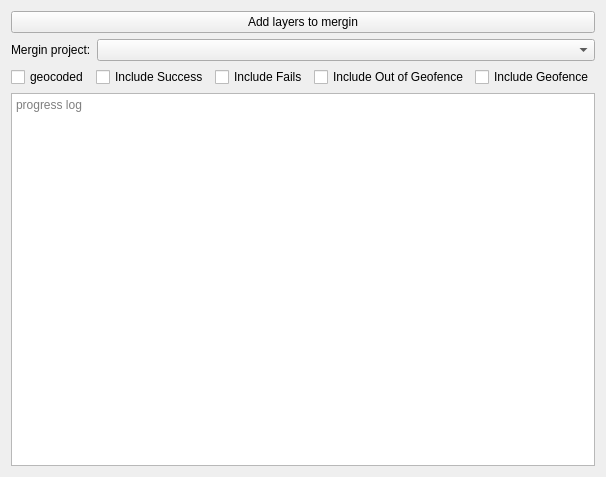
<?xml version="1.0" encoding="UTF-8"?>
<ui version="4.0">
 <class>WizardPage</class>
 <widget class="QWizardPage" name="WizardPage">
  <property name="geometry">
   <rect>
    <x>0</x>
    <y>0</y>
    <width>606</width>
    <height>477</height>
   </rect>
  </property>
  <property name="windowTitle">
   <string>WizardPage</string>
  </property>
  <layout class="QVBoxLayout" name="verticalLayout">
   <item>
    <widget class="QPushButton" name="add_to_mergin_pb">
     <property name="text">
      <string>Add layers to mergin</string>
     </property>
    </widget>
   </item>
   <item>
    <layout class="QFormLayout" name="formLayout">
     <item row="0" column="0">
      <widget class="QLabel" name="label">
       <property name="text">
        <string>Mergin project:</string>
       </property>
       <property name="textInteractionFlags">
        <set>Qt::LinksAccessibleByKeyboard|Qt::LinksAccessibleByMouse|Qt::TextBrowserInteraction|Qt::TextSelectableByKeyboard|Qt::TextSelectableByMouse</set>
       </property>
      </widget>
     </item>
     <item row="0" column="1">
      <widget class="QComboBox" name="mergin_project_cb"/>
     </item>
    </layout>
   </item>
   <item>
    <layout class="QGridLayout" name="gridLayout">
     <item row="1" column="5">
      <widget class="QCheckBox" name="include_geofence_ckb">
       <property name="text">
        <string>Include Geofence</string>
       </property>
      </widget>
     </item>
     <item row="1" column="1">
      <widget class="QCheckBox" name="include_success_ckb">
       <property name="text">
        <string>Include Success</string>
       </property>
      </widget>
     </item>
     <item row="1" column="2">
      <widget class="QCheckBox" name="include_fails_ckb">
       <property name="text">
        <string>Include Fails</string>
       </property>
      </widget>
     </item>
     <item row="1" column="3">
      <widget class="QCheckBox" name="include_out_of_geofence_ckb">
       <property name="text">
        <string>Include Out of Geofence</string>
       </property>
      </widget>
     </item>
     <item row="1" column="0">
      <widget class="QCheckBox" name="checkBox">
       <property name="text">
        <string>geocoded</string>
       </property>
      </widget>
     </item>
    </layout>
   </item>
   <item>
    <widget class="QTextEdit" name="progress_text">
     <property name="placeholderText">
      <string>progress log</string>
     </property>
    </widget>
   </item>
  </layout>
 </widget>
 <resources/>
 <connections/>
</ui>
